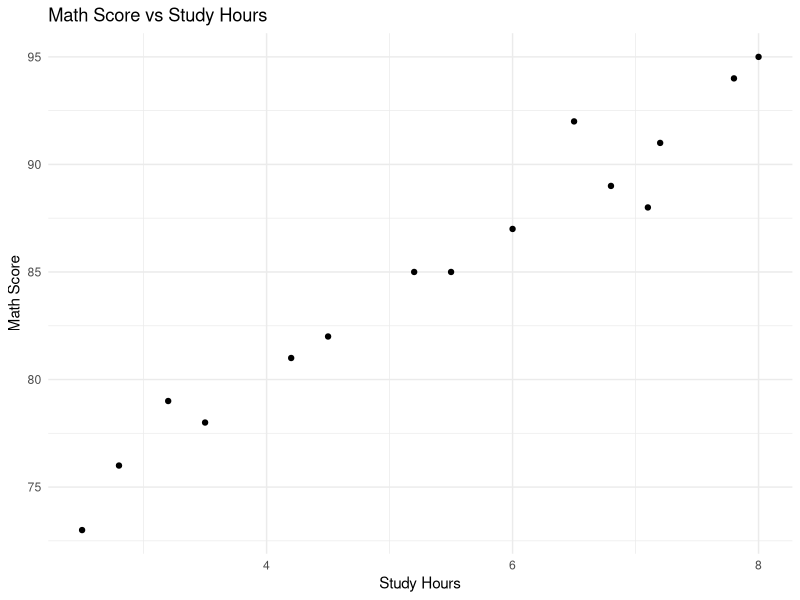

Generate this figure with R:
# Moringa AI Capstone - R Data Analysis Script
# =============================================
# This script demonstrates basic data analysis workflows using R

# Load core libraries
library(tidyverse)
library(readxl)
library(skimr)

# Import CSV
df <- read_csv('data/sample_dataset.csv')

# Quick inspection
glimpse(df)
skim(df)

# Basic summary statistics for numeric columns
df %>% summarise(across(where(is.numeric), list(mean = mean, sd = sd, min = min, max = max), na.rm = TRUE))

# Basic plot
df %>%
  ggplot(aes(x = study_hours, y = math_score)) +
  geom_point() +
  theme_minimal() +
  labs(title = 'Math Score vs Study Hours',
       x = 'Study Hours',
       y = 'Math Score')

# Additional analyses
# Correlation between study hours and scores
df %>%
  select(study_hours, math_score, english_score, science_score) %>%
  cor(use = "complete.obs")

# Group by attendance rate ranges
df %>%
  mutate(attendance_category = case_when(
    attendance_rate >= 95 ~ "Excellent",
    attendance_rate >= 90 ~ "Good",
    attendance_rate >= 85 ~ "Fair",
    TRUE ~ "Low"
  )) %>%
  group_by(attendance_category) %>%
  summarise(
    avg_math = mean(math_score),
    avg_english = mean(english_score),
    avg_science = mean(science_score),
    count = n()
  )
